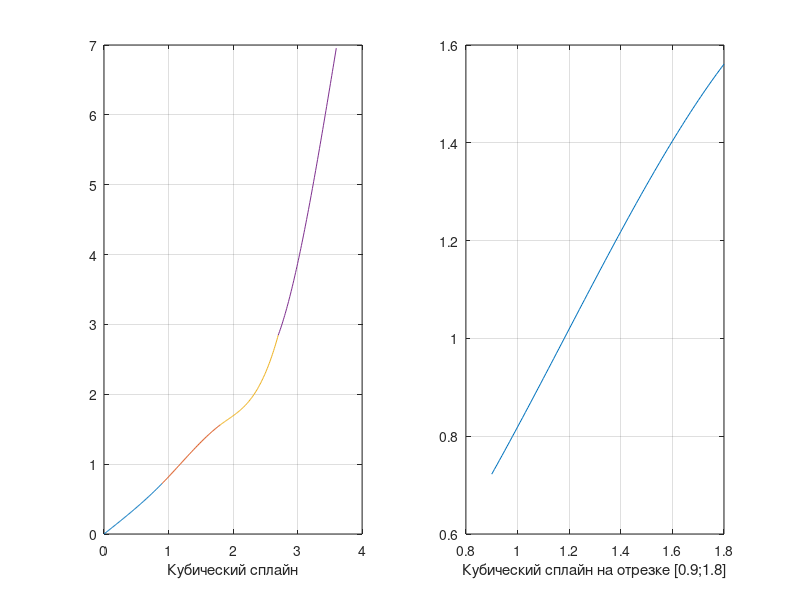

MATLAB code to generate this figure:
x = 0:1/100:0.9;
y = 0.732099*x+0.0870517*(x.^3);

t = 0.9:1/100:1.8;
z = 0.72235+0.943635*(t-0.9)+0.23504*((t-0.9).^2)-0.275862*((t-0.9).^3);

l = 1.8:1/100:2.7;
m = 1.5609+0.696361*(l-1.8)-0.509788*((l-1.8).^2)+1.46942*((l-1.8).^3);

h = 2.7:1/100:3.6;
k=2.8459+2.49081*(h-2.7)+3.45763*((h-2.7).^2)-1.2806*((h-2.7).^3);

figure
subplot(1,2,1)
plot(x,y,t,z,l,m,h,k), grid
xlabel('Кубический сплайн')
subplot(1,2,2)
plot(t,z), grid
xlabel('Кубический сплайн на отрезке [0.9;1.8]')

%subplot(1,2,2)
%plot(t,z), grid

%figure
%subplot(1,1,1)
%plot(x,y), grid
%xlabel('Нелинейное уравнение')

%subplot(1,2,2)
%ezplot('x-cos(y)=1',[0,10]), hold
%ezplot('y-sin(x)=1',[0,10]), grid
%xlabel('Система нелинейных уравнений')

%ezplot('(x^2/9)-(y^2/(1.5^2))-1=0',[0,10]), hold
%ezplot('3*y-exp(x)-x=0',[0,10]), grid